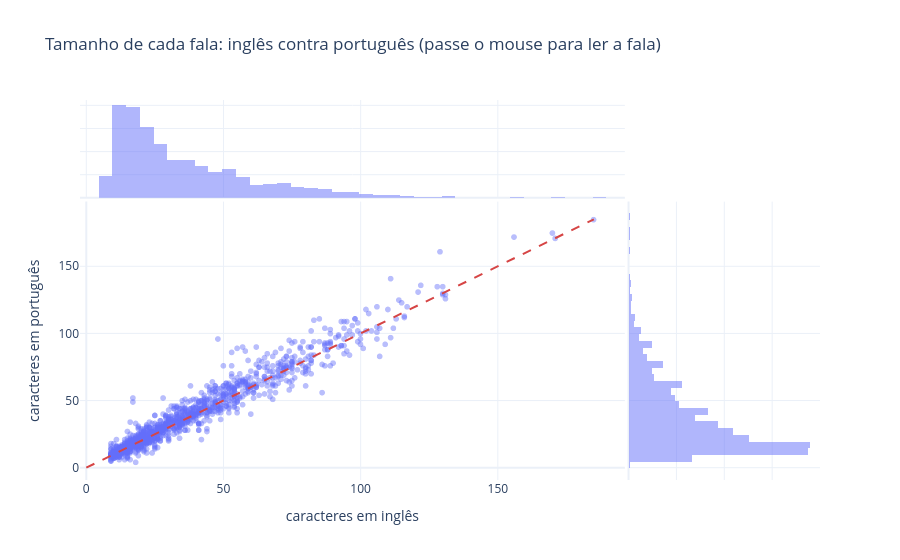

The cell this chart's notebook holds for it:
### Markdown cell above
### Gráfico 2 — O português fica mais longo que o inglês? (dispersão interativa)

### Code cell
amostra = corpus[corpus.n_en > 8].copy()                   # ignora falas muito curtas ("Oh!", "Hm...")
amostra["razao"] = amostra.n_pt / amostra.n_en
amostra["en_curto"] = amostra.en.str.slice(0, 80)
amostra["pt_curto"] = amostra.pt.str.slice(0, 80)
fig = px.scatter(amostra, x="n_en", y="n_pt", opacity=0.45, marginal_x="histogram", marginal_y="histogram",
                 hover_data={"en_curto": True, "pt_curto": True, "razao": ":.2f", "n_en": False, "n_pt": False, "titulo": True},
                 labels={"n_en": "caracteres em inglês", "n_pt": "caracteres em português", "en_curto": "EN", "pt_curto": "PT"},
                 title="Tamanho de cada fala: inglês contra português (passe o mouse para ler a fala)")
lim = float(max(amostra.n_en.max(), amostra.n_pt.max()))
fig.add_shape(type="line", x0=0, y0=0, x1=lim, y1=lim, line=dict(color=VERMELHO, dash="dash"), row=1, col=1)
fig.update_traces(marker_color=AZUL, selector=dict(type="scatter"))
fig.show()
print(f"razão PT/EN: mediana {amostra.razao.median():.2f} | média {amostra.razao.mean():.2f} | "
      f"PT mais de 20% maior em {(amostra.razao > 1.2).mean():.1%} das falas")

### Figure 1 — Plotly figure (JSON) as saved in the notebook; plotly's stock layout.template omitted (floating-point values rounded to 4 significant figures; data arrays with more than 128 entries replaced by an {"elided": "..."} marker saying what was removed)
{"data": [{"customdata": {"elided": "1329x4 mixed values"}, "hovertemplate": "EN=%{customdata[0]}<br>PT=%{customdata[1]}<br>razao=%{customdata[2]:.2f}<br>titulo=%{customdata[3]}<extra></extra>", "legendgroup": "", "marker": {"color": "#636efa", "opacity": 0.45, "symbol": "circle"}, "mode": "markers", "name": "", "showlegend": false, "type": "scattergl", "x": {"elided": "1329 int values"}, "xaxis": "x", "y": {"elided": "1329 int values"}, "yaxis": "y"}, {"bingroup": "x", "hovertemplate": "count=%{y}<extra></extra>", "legendgroup": "", "marker": {"color": "#636efa"}, "name": "", "opacity": 0.5, "showlegend": false, "type": "histogram", "x": {"elided": "1329 int values"}, "xaxis": "x3", "yaxis": "y3"}, {"bingroup": "y", "hovertemplate": "count=%{x}<extra></extra>", "legendgroup": "", "marker": {"color": "#636efa"}, "name": "", "opacity": 0.5, "showlegend": false, "type": "histogram", "xaxis": "x2", "y": {"elided": "1329 int values"}, "yaxis": "y2"}], "layout": {"barmode": "overlay", "legend": {"tracegroupgap": 0}, "shapes": [{"line": {"color": "#D64545", "dash": "dash"}, "type": "line", "x0": 0, "x1": 185.0, "xref": "x", "y0": 0, "y1": 185.0, "yref": "y"}], "title": {"text": "Tamanho de cada fala: inglês contra português (passe o mouse para ler a fala)"}, "xaxis": {"anchor": "y", "domain": [0.0, 0.7363], "title": {"text": "caracteres em inglês"}}, "xaxis2": {"anchor": "y2", "domain": [0.7413, 1.0], "matches": "x2", "showgrid": true, "showline": false, "showticklabels": false, "ticks": ""}, "xaxis3": {"anchor": "y3", "domain": [0.0, 0.7363], "matches": "x", "showgrid": true, "showticklabels": false}, "xaxis4": {"anchor": "y4", "domain": [0.7413, 1.0], "matches": "x2", "showgrid": true, "showline": false, "showticklabels": false, "ticks": ""}, "yaxis": {"anchor": "x", "domain": [0.0, 0.7326], "title": {"text": "caracteres em português"}}, "yaxis2": {"anchor": "x2", "domain": [0.0, 0.7326], "matches": "y", "showgrid": true, "showticklabels": false}, "yaxis3": {"anchor": "x3", "domain": [0.7426, 1.0], "matches": "y3", "showgrid": true, "showline": false, "showticklabels": false, "ticks": ""}, "yaxis4": {"anchor": "x4", "domain": [0.7426, 1.0], "matches": "y3", "showgrid": true, "showline": false, "showticklabels": false, "ticks": ""}}}
